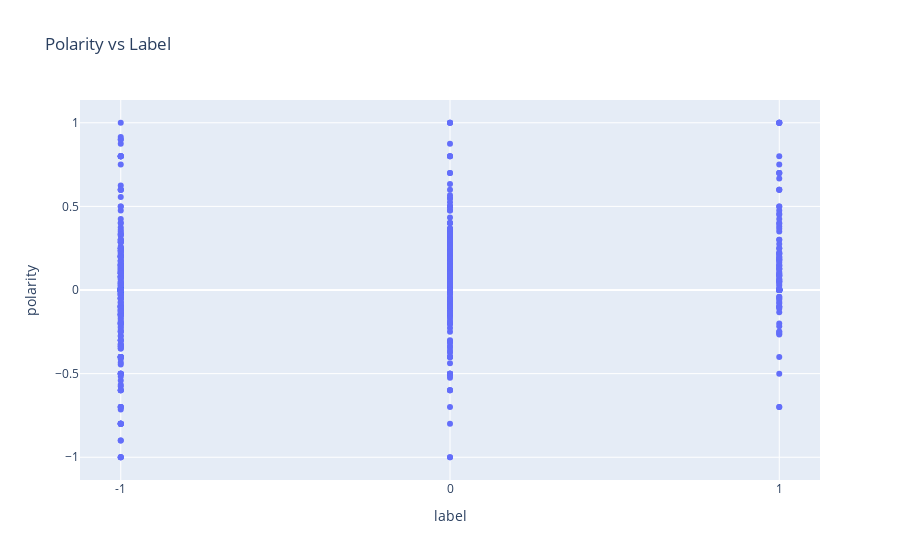

Notebook source saved alongside this figure:
### Code cell
# Visualize polarity and label on 2-axis scatter plot

fig = px.scatter(reddit_dataset, y='polarity', x='label', title='Polarity vs Label')
fig.show()

### Figure 1 — Plotly figure (JSON) as saved in the notebook; plotly's stock layout.template omitted (floating-point values rounded to 4 significant figures; data arrays with more than 128 entries replaced by an {"elided": "..."} marker saying what was removed)
{"data": [{"hovertemplate": "label=%{x}<br>polarity=%{y}<extra></extra>", "legendgroup": "", "marker": {"color": "#636efa", "symbol": "circle"}, "mode": "markers", "name": "", "orientation": "v", "showlegend": false, "type": "scatter", "x": {"elided": "809 str values"}, "xaxis": "x", "y": {"elided": "809 float values"}, "yaxis": "y"}], "layout": {"legend": {"tracegroupgap": 0}, "title": {"text": "Polarity vs Label"}, "xaxis": {"anchor": "y", "domain": [0, 1], "title": {"text": "label"}}, "yaxis": {"anchor": "x", "domain": [0, 1], "title": {"text": "polarity"}}}}
